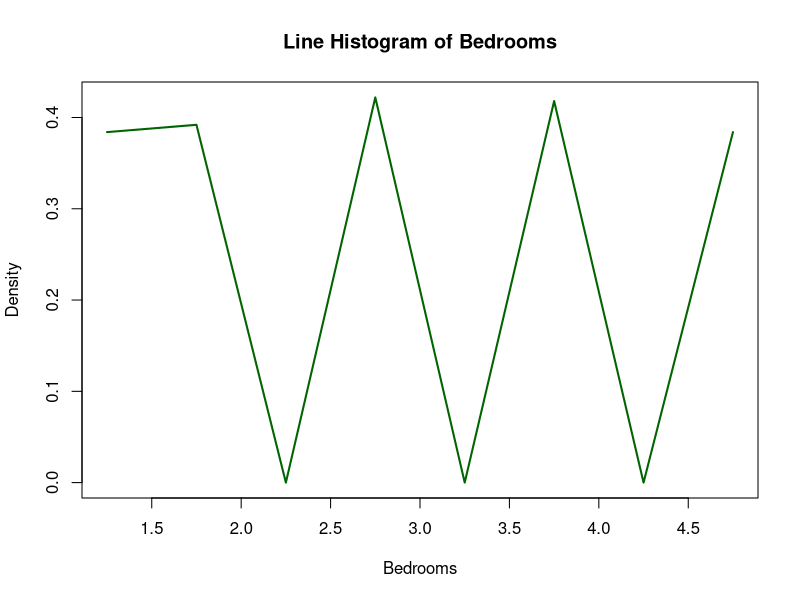
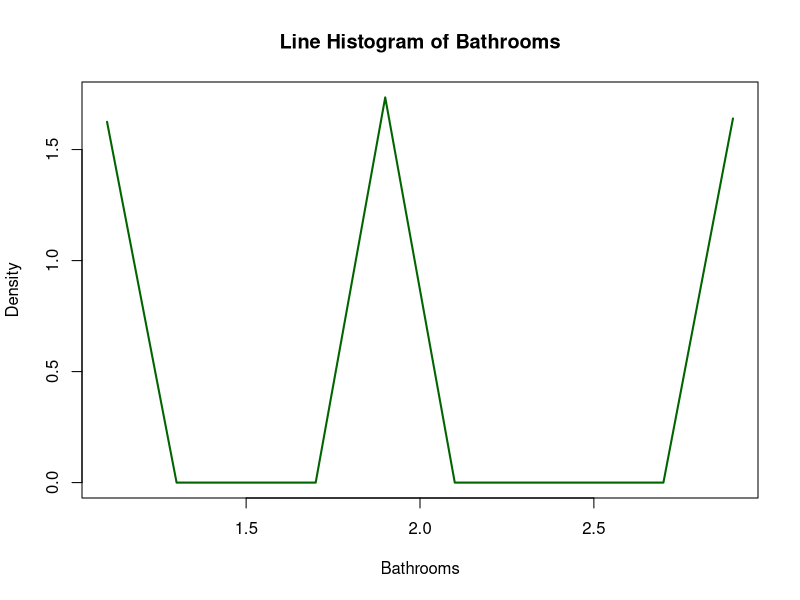
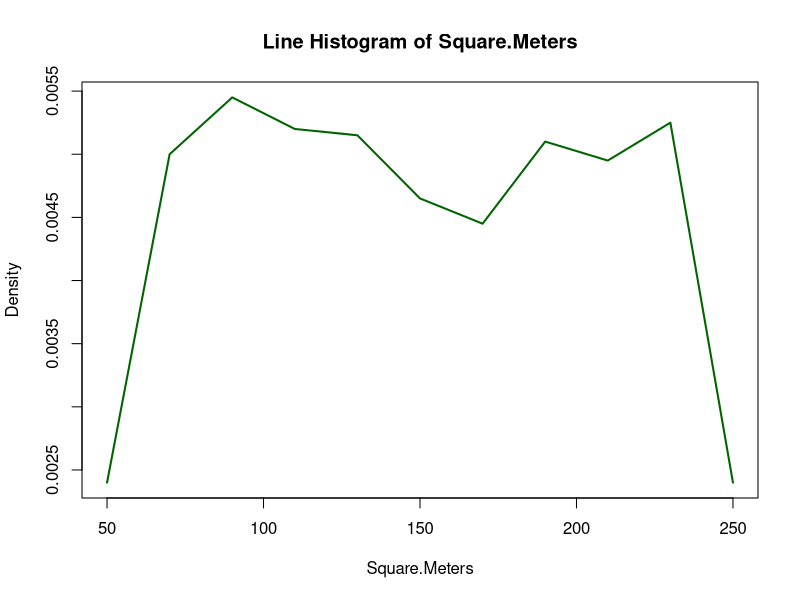
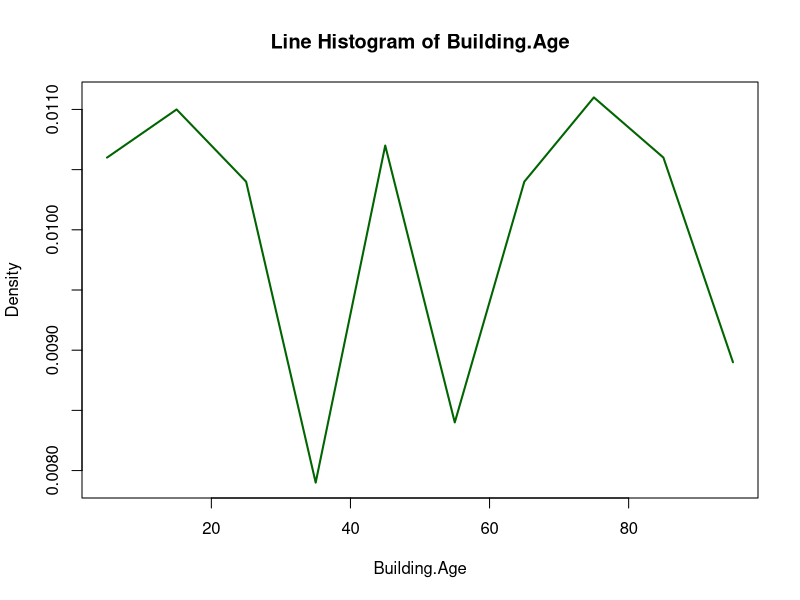
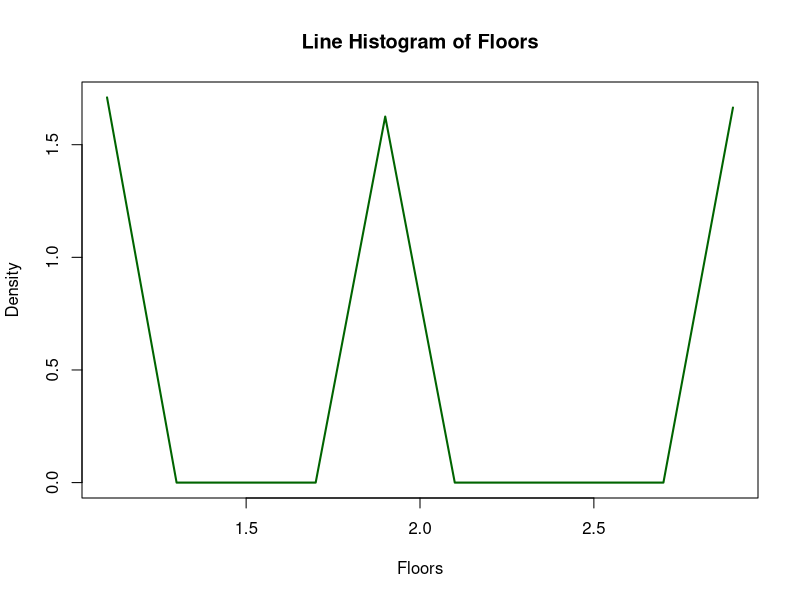
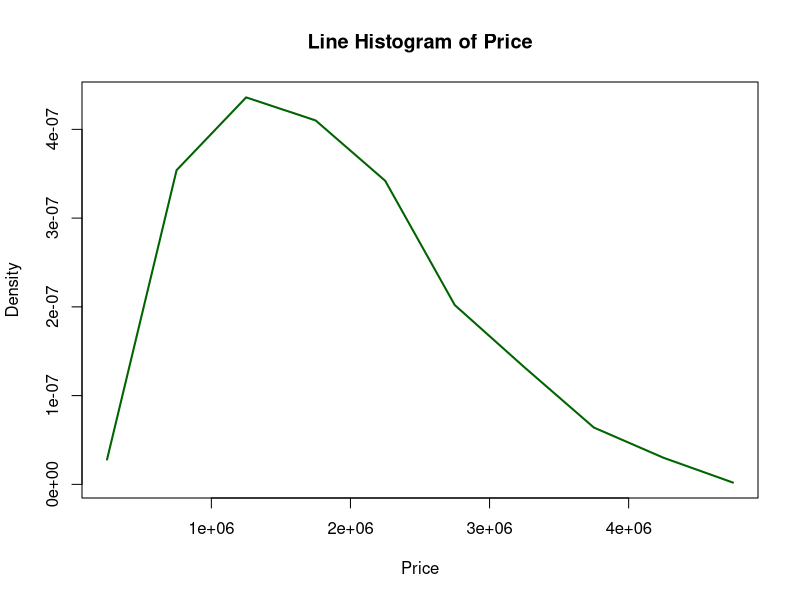
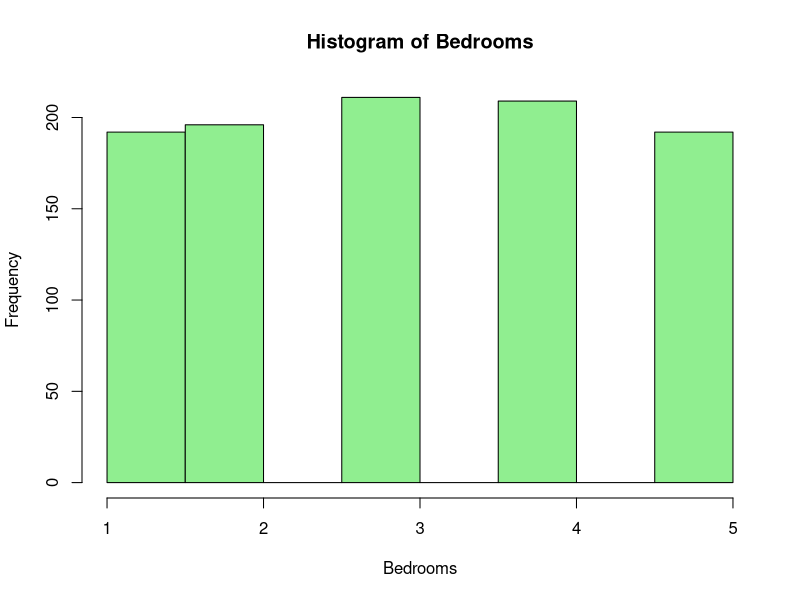
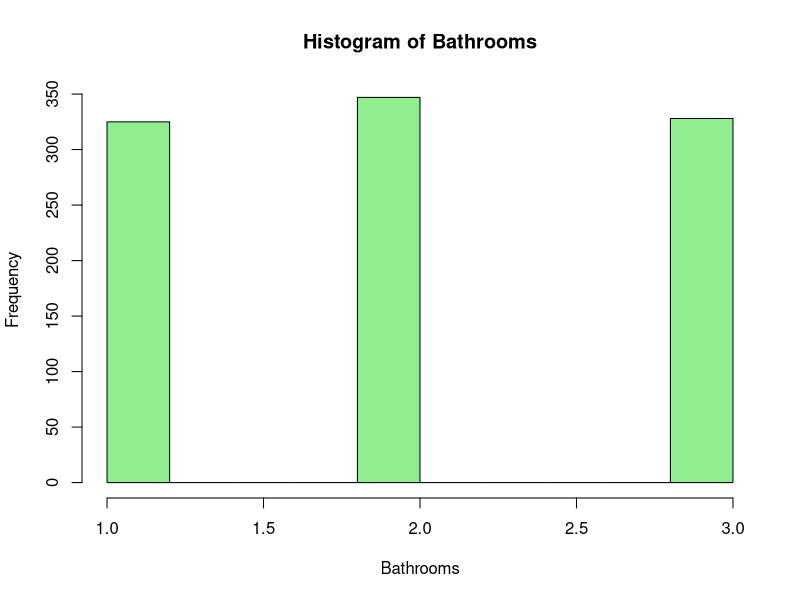

Recreate these plots in R, in order.
install.packages("dplyr")
install.packages("ggplot2")
install.packages("reshape")

library(dplyr)
library(ggplot2)
library(reshape2)

data <- read.csv("london_houses.csv", header = TRUE)

rows_with_na <- sum(apply(data, 1, function(row) any(is.na(row))))
rows_with_na

numeric_cols <- sapply(data, is.numeric)  
for (col in names(data)[numeric_cols]) {
  hist_data <- hist(data[[col]], plot = FALSE)
  plot(hist_data$mids, hist_data$density, type = "l", 
       main = paste("Line Histogram of", col), 
       xlab = col, ylab = "Density", col = "darkgreen", lwd = 2)
}

numeric_cols <- sapply(data, is.numeric) 
for (col in names(data)[numeric_cols]) {
  hist(data[[col]], main = paste("Histogram of", col), xlab = col, col = "lightgreen")
}

numeric_cols <- sapply(data, is.numeric)  
for (col in names(data)[numeric_cols]) {
  boxplot(data[[col]], 
          main = paste("Box Plot of", col), 
          ylab = col, col = "orange")
}

categorical_encoded <- data
Price <- cut(categorical_encoded$Price, breaks = 3)
levels(Price) 
levels(Price) <- c("Low", "Medium", "High")
categorical_encoded$Price_labels <- Price
table(categorical_encoded$Price_labels)

color_mapping <- c("Low" = "blue", "Medium" = "green", "High" = "red")
colors <- color_mapping[categorical_encoded$Price_labels]

pairs(categorical_encoded[, sapply(categorical_encoded, is.numeric)], 
      col = colors, 
      pch = 19, 
      main = "Scatterplot Matrix")

numeric_columns <- names(categorical_encoded)[sapply(categorical_encoded, is.numeric)]
for (col in numeric_columns) {
  if (col == "Price") next
  plot <- ggplot(categorical_encoded, aes_string(x = "Price_labels", y = col)) +
    geom_violin(fill = "lightgreen", color = "black") +  
    geom_boxplot(width = 0.1, outlier.color = "red") +  
    labs(title = paste("Violin Plot of", col, "by Price Labels"), 
         x = "Price Labels", 
         y = col) +
    theme_minimal()
  
  print(plot)
}

numeric_cols <- names(categorical_encoded)[sapply(categorical_encoded, is.numeric)]

for (i in 1:(length(numeric_cols) - 1)) {
  for (j in (i + 1):length(numeric_cols)) {
    combo <- c(numeric_cols[i], numeric_cols[j])
    
    plot_data <- data.frame(
      x = categorical_encoded[[combo[1]]][1:30],
      y = categorical_encoded[[combo[2]]][1:30]
    )
    
    plot <- ggplot(plot_data, aes(x = x, y = y)) +
      geom_line(size = 1) +  
      geom_point(size = 3) +  
      labs(x = combo[1], y = combo[2], title = paste("Line Graph for", paste(combo, collapse = " vs. "))) +
      theme_minimal()
    
    print(plot)
  }
}
